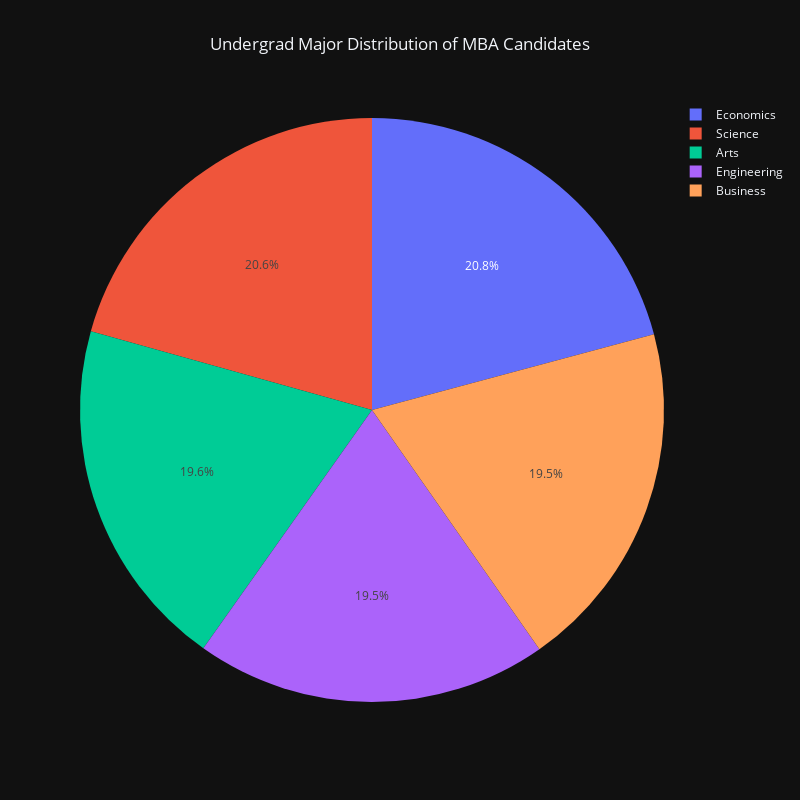

Notebook source saved alongside this figure:
### Code cell
fig = px.pie(mba_df, names='Undergraduate Major', title='Undergrad Major Distribution of MBA Candidates')

fig.update_layout(
    width=800,
    height=800,
    title_x=0.5)

fig.show()

### Figure 1 — Plotly figure (JSON) as saved in the notebook; plotly's stock layout.template omitted (floating-point values rounded to 4 significant figures; data arrays with more than 128 entries replaced by an {"elided": "..."} marker saying what was removed)
{"data": [{"domain": {"x": [0.0, 1.0], "y": [0.0, 1.0]}, "hovertemplate": "Undergraduate Major=%{label}<extra></extra>", "labels": {"elided": "10000 str values"}, "legendgroup": "", "name": "", "showlegend": true, "type": "pie"}], "layout": {"legend": {"tracegroupgap": 0}, "title": {"text": "Undergrad Major Distribution of MBA Candidates", "x": 0.5}, "width": 800, "height": 800}}
